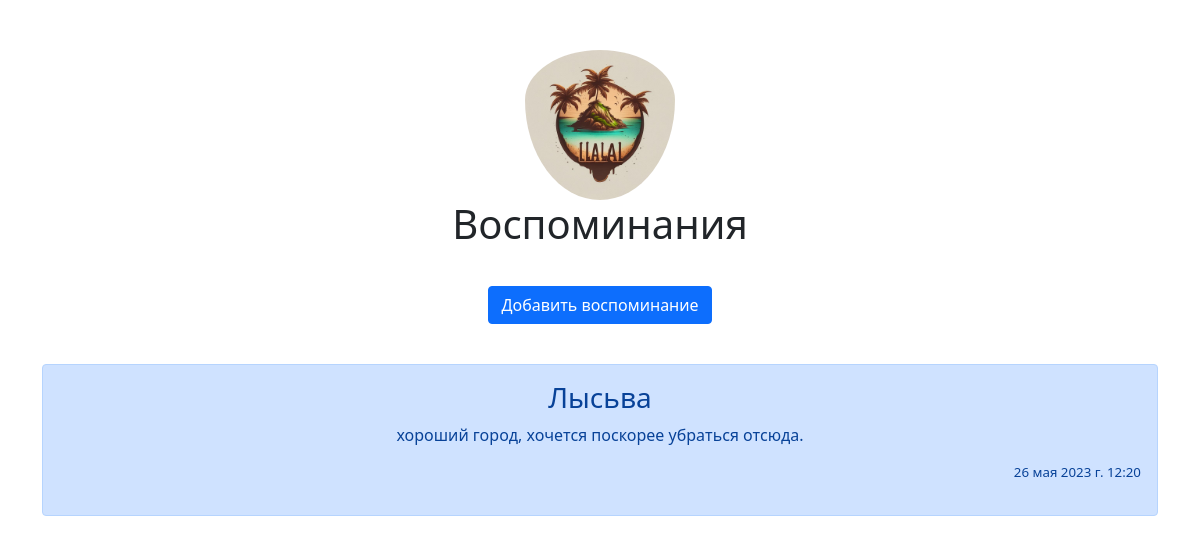
Before: / with the older database file.
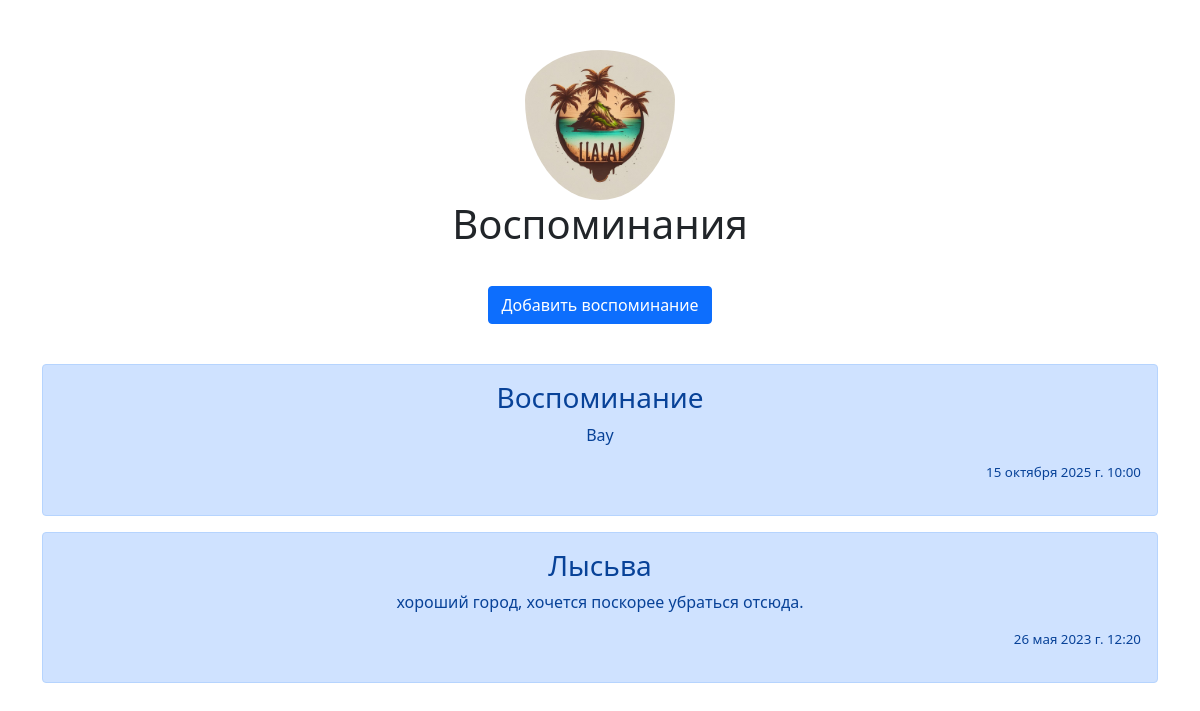
After: the same page with the newer database file.
### main/models.py (models this page shows, shortened)
class Tablish(models.Model):
    title = models.CharField('Название места', max_length=50)
    memory_text = models.TextField('Напишите Отзыв')
    date = models.DateTimeField('Дата публикации')
    class Meta:
        verbose_name = 'Воспоминание'
        verbose_name_plural = 'Воспоминания'

### main/views.py (the view)
# urls.py: path('', views.afterindex, name='memories_home'),
def afterindex(request):
    memory = Tablish.objects.order_by('-date')
    return render(request, 'main/login.html', {'memory': memory})

### main/templates/main/login.html (shortened to what this page needs)
{% extends 'main/layout.html' %}
{% load static %}
{% block content %}
    <header>
        <div class="container">
          <div class="row">
            <div class="col-12">
              <div class="text-center">
                <img src="{% static 'main/images/favicon.jpg'%}" class="rounded-circle" style="width: 150px; padding-top: 50px">
              </div>
            </div>
          </div>
        </div>
    </header>
    <h1 class="text-center">Воспоминания</h1>
    <div class="container">
        <div class="row">
            <div class="col-12">
                <div class="text-center">
                    <div class="add_memory">
                    <a href="{% url 'create' %}"><button type="button" class="btn btn-primary" style="margin-top: 30px;">
                        Добавить воспоминание
                    </button></a>
                    </div>
                    <div class="memory_list" style="margin-top: 40px;">
                        {% if memory %}
                            {% for el in memory %}
                                <div class="alert alert-primary">
                                    <h3>{{ el.title }}</h3>
                                    <p>{{ el.memory_text }}</p>
                                    <p style="text-align: right; font-size: 10pt">{{ el.date }}</p>
                                </div>
                            {% endfor %}
                        {% else %}
                            <h3>У вас нет воспоминаний</h3>
                        {% endif %}
                    </div>
                </div>
            </div>
        </div>
    </div>
{% endblock %}

### main/templates/main/layout.html (shortened to what this page needs)
{% load static %}
<!DOCTYPE html>
<html lang="en">
  <head>
    <link rel="stylesheet" href="{% static 'main/css/styles.css' %}">
    <link
      href="https://cdn.jsdelivr.net/npm/bootstrap@5.0.2/dist/css/bootstrap.min.css"
      rel="stylesheet"
    />
  </head>
  <body>
        {% block content %}
        {% endblock %}
  </body>
</html>

### main/static/main/css/styles.css (style rules this page uses)
header { font-family: 'Kanit', sans-serif; text-align: center; font-size: large; }

Changed rows visible on the page:
added Tablish: title "Воспоминание", memory_text "Вау", date "15 октября 2025 г. 10:00"
